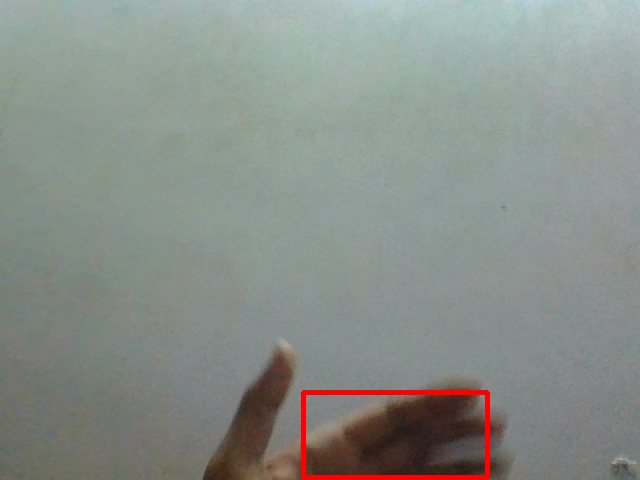
#> input picture images/1.png, 640 x 480 px, given in place of the camera
$ python main.py
#> lines starting #> are read from the running program, lines starting #| are printed output that depends on the picture
import cv2
import time
from emailing import send_email
import glob
import os
from threading import Thread

video = cv2.VideoCapture(0)
time.sleep(1)

first_frame = None
status_list = []
count = 1


def clean_folder():
    print("start")
    images = glob.glob("images/*.png")
    for image in images:
        os.remove(image)
    print("end")


while True:
    status = 0
    check, frame = video.read()
#> frame is the input picture: shape (480, 640, 3); mean B, G, R 137.9, 143.2, 137.1
    grey_frame = cv2.cvtColor(frame, cv2.COLOR_BGR2GRAY)
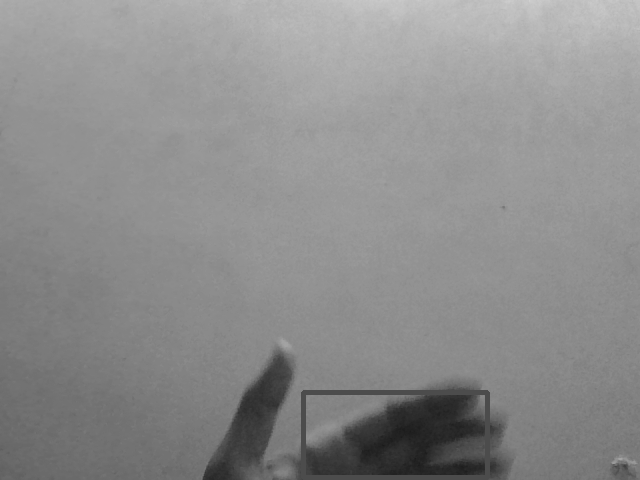
#> grey_frame: shape (480, 640); min 26, max 209, mean 140.8
    grey_frame_gau = cv2.GaussianBlur(grey_frame, (21, 21), 0)

    if first_frame is None:
        first_frame = grey_frame_gau

    delta_frame = cv2.absdiff(first_frame, grey_frame_gau)
#> delta_frame: shape (480, 640); every value is 0

    thresh_frame = cv2.threshold(delta_frame, 70, 255, cv2.THRESH_BINARY)[1]
    dil_frame = cv2.dilate(thresh_frame, None, iterations=2)

    contours, check = cv2.findContours(dil_frame, cv2.RETR_EXTERNAL, cv2.CHAIN_APPROX_SIMPLE)
#> contours = []; check = None

    for contour in contours:
        if cv2.contourArea(contour) < 5000:
            continue
        x, y, w, h = cv2.boundingRect(contour)
        rectangle = cv2.rectangle(frame, (x,y), (x+w, y+h), (0, 0, 255), 3)
        if rectangle.any():
            status = 1
            cv2.imwrite(f"images/{count}.png", frame)
            count = count + 1
            all_image = glob.glob("images/*.png")
            index = int(len(all_image) / 2)
            image_with_obj = all_image[index]


    status_list.append(status)
    status_list = status_list[-2:]

    if status_list[0] == 1 and status_list[1] == 0:
        email_thread = Thread(target=send_email, args=(image_with_obj, ))
        email_thread.daemon = True

        clean_thread = Thread(target=clean_folder)
        clean_thread.daemon = True

        email_thread.start()


    print(status_list)

    cv2.imshow("Video", frame)
    key = cv2.waitKey(1)
#> (key q is pressed here)

    if key == ord("q"):
        break

video.release()

#> (the run stopped early here; a loop or call above may not have finished)

$ run again, on images/10.png
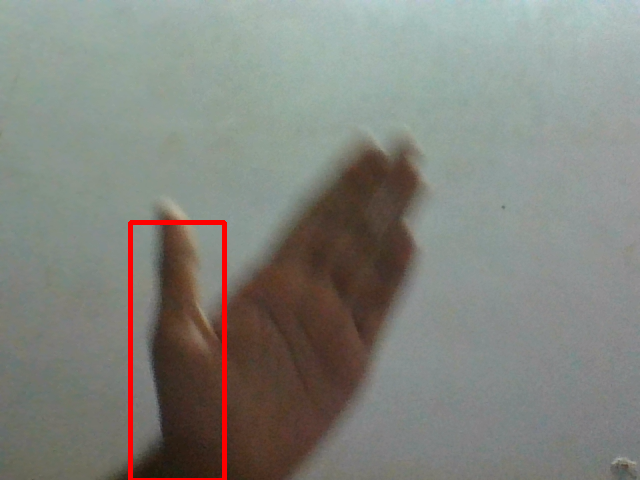
#> input picture images/10.png, 640 x 480 px, given in place of the camera
#> frame is the input picture: shape (480, 640, 3); mean B, G, R 124.7, 131.3, 130.2
#> `grey_frame = cv2.cvtColor(frame, cv2.COLOR_BGR2GRAY)`:
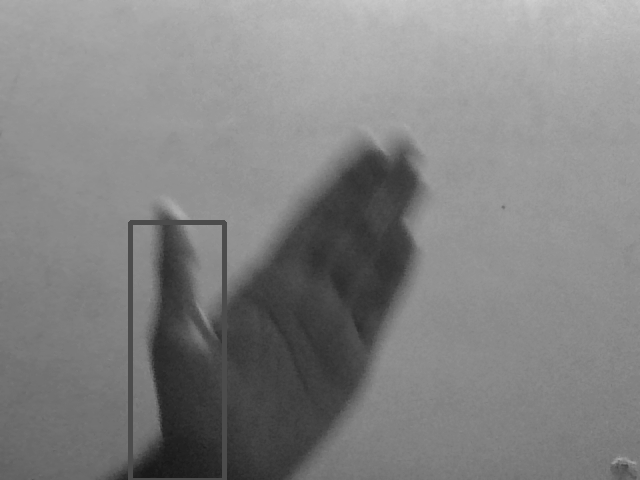
#> grey_frame: shape (480, 640); min 22, max 208, mean 130.2
#> delta_frame: shape (480, 640); every value is 0
#> contours = []; check = None

$ run again, on images/12.png
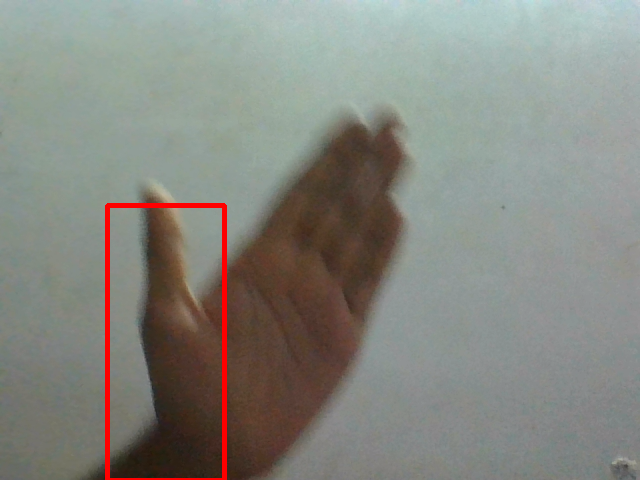
#> input picture images/12.png, 640 x 480 px, given in place of the camera
#> frame is the input picture: shape (480, 640, 3); mean B, G, R 128, 135, 134.1
#> `grey_frame = cv2.cvtColor(frame, cv2.COLOR_BGR2GRAY)`:
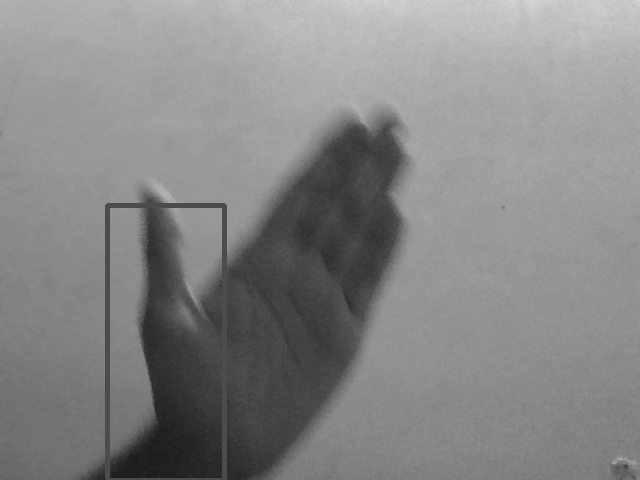
#> grey_frame: shape (480, 640); min 25, max 215, mean 133.9
#> delta_frame: shape (480, 640); every value is 0
#> contours = []; check = None
